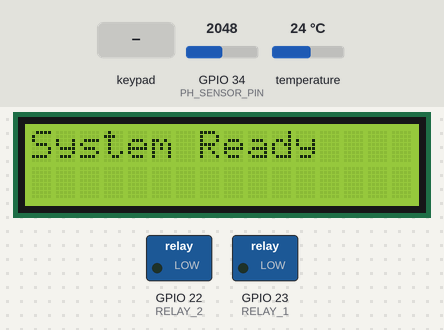
This sketch was run on a simulated ESP32. Shown: 16×2 character LCD, switched loads named in the sketch (green lamp = pin HIGH). The test bench sets the inputs (shaded band); at power-on: GPIO 34 (PH_SENSOR_PIN) = 2048, temperature 24 °C. Pins used as bus, display or sensor lines are not drawn; what the sketch prints to the serial monitor is not drawn.

Above: at 0.1 s.
2.3 s: key 'A' pressed
At 3.9 s:
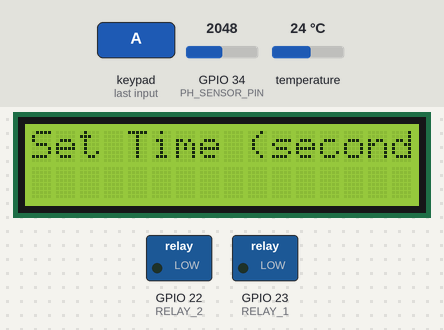
4.3 s: keypad keys 1 9 1 8 5 1 7 # pressed 0.4 s apart
At 8.6 s:
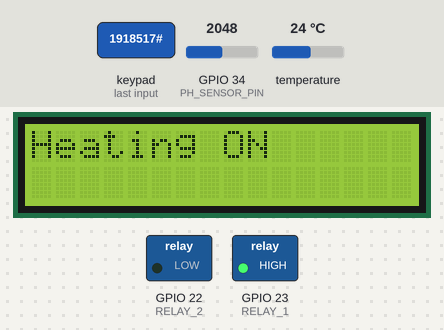
9.0 s: key 'C' pressed
At 10.1 s:
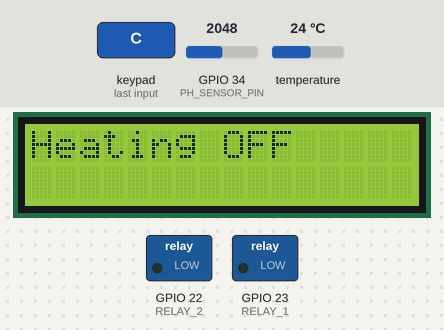
10.5 s: keypad keys 1 9 1 8 5 1 7 D pressed 0.4 s apart
At 15.2 s:
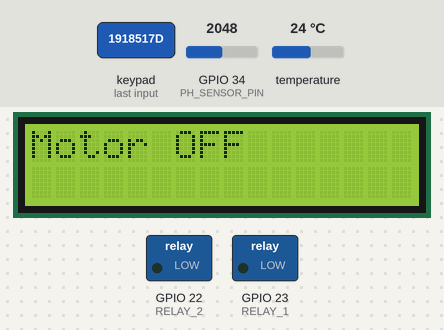
15.5 s: key 'B' pressed
At 17.0 s:
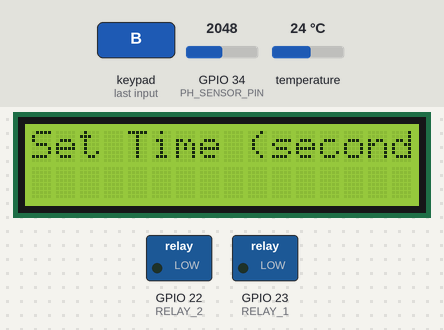
17.4 s: keypad keys 1 6 4 0 2 # pressed 0.4 s apart
At 20.3 s:
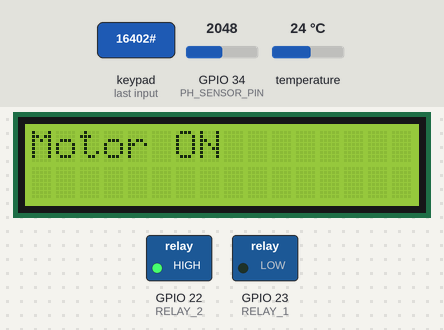
Timing chart, 0 to 21.8 s (numbered marks = the images above; inputs shaded):
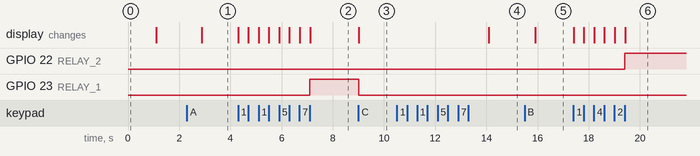

The sketch:

Main.ino
```cpp
#include <Wire.h>
#include <LiquidCrystal_I2C.h>
#include <Keypad.h>
#include <OneWire.h>
#include <DallasTemperature.h>

// I2C declaration
LiquidCrystal_I2C lcd(0x27, 16, 2);  // I2C address 0x27, 16 columns, 2 rows

// Pin assignments
#define RELAY_1 23  // Heating element relay
#define RELAY_2 22  // Motor relay
#define DS18B20_PIN 21
#define PH_SENSOR_PIN 34  // Analog input for pH sensor

// Potentiometer and PWM pins
#define POT_PIN 34  // Potentiometer connected to GPIO34 (Analog input)
#define PWM_PIN 18  // PWM output on GPIO18 (change to your desired PWM pin)

// Relay states
bool heatingOn = false;
bool motorOn = false;

// DS18B20 Temperature Sensor
OneWire oneWire(DS18B20_PIN);
DallasTemperature sensors(&oneWire);
float temperature = 0.0;

// Keypad Setup
const byte ROW_NUM = 4;
const byte COLUMN_NUM = 4;
byte pin_rows[ROW_NUM] = {19, 18, 5, 17};
byte pin_column[COLUMN_NUM] = {16, 4, 0, 2};
char keys[ROW_NUM][COLUMN_NUM] = {
  {'1', '2', '3', 'A'},
  {'4', '5', '6', 'B'},
  {'7', '8', '9', 'C'},
  {'*', '0', '#', 'D'}
};
Keypad keypad = Keypad(makeKeymap(keys), pin_rows, pin_column, ROW_NUM, COLUMN_NUM);

// Variables for timing
unsigned long heatingStartTime = 0;
unsigned long motorStartTime = 0;
unsigned long heatingDuration = 0;
unsigned long motorDuration = 0;
bool heatingTimerSet = false;
bool motorTimerSet = false;

const unsigned long eventTime_1_Heat = 1000;
const unsigned long eventTime_2_pH = 1000;
const unsigned long eventTime_3_pot = 100;

unsigned long previousTime_1 = 0;
unsigned long previousTime_2 = 0;
unsigned long previousTime_3 = 0;

// PWM setup
int potValue = 0;      // Variable to store the potentiometer reading (0 to 4095)
int dutyCycle = 0;     // Duty cycle (0 to 100)

void setup() {
  // Initialize serial communication
  Serial.begin(115200);

  // Initialize temperature sensor
  sensors.begin();

  // Initialize relay pins
  pinMode(RELAY_1, OUTPUT);
  pinMode(RELAY_2, OUTPUT);
  digitalWrite(RELAY_1, LOW);  // Ensure relays are off at the start
  digitalWrite(RELAY_2, LOW);

  // Initialize I2C LCD (0x27, 16x2)
  lcd.init();
  lcd.backlight();
  lcd.clear();
  lcd.setCursor(0, 0);
  lcd.print("System Ready");
  delay(1000);
  lcd.clear();

  // PWM setup for ESP32
  ledcSetup(0, 50000, 8);  // PWM channel 0, frequency 50kHz, resolution 8-bit
  ledcAttachPin(PWM_PIN, 0);  // Attach PWM to GPIO18
}

void loop() {
  // Millis
  unsigned long currentTime = millis();

  // Check keypad for input
  char key = keypad.getKey();

  if (key) {
    handleKeyPress(key);
  }

  // Handle automatic shutoff of the heating element
  if (heatingOn && heatingTimerSet) {
    if (millis() - heatingStartTime >= heatingDuration) {
      heatingOn = false;
      digitalWrite(RELAY_1, LOW);  // Turn off heating element
      heatingTimerSet = false;
    }
  }

  // Handle automatic shutoff of the motor
  if (motorOn && motorTimerSet) {
    if (millis() - motorStartTime >= motorDuration) {
      motorOn = false;
      digitalWrite(RELAY_2, LOW);  // Turn off motor
      motorTimerSet = false;
    }
  }

  // Update temperature sensor
  if( currentTime - previousTime_1 >= eventTime_1_Heat ){
    sensors.requestTemperatures();
    temperature = sensors.getTempCByIndex(0);

    Serial.print("Temperature: ");
    Serial.print(temperature);
    Serial.println(" C");

    previousTime_1 = currentTime;
  }

  // Turn off heating element if temperature exceeds threshold
  if (temperature > 30.0) {
    heatingOn = false;
    digitalWrite(RELAY_1, LOW);  // Turn off heating element relay
    heatingTimerSet = false;  // Cancel the timer
  }

  // Read pH sensor value and output via Serial
  if( currentTime - previousTime_2 >= eventTime_2_pH ){
    int phValue = analogRead(PH_SENSOR_PIN);
    float pH = (phValue / 4095.0) * 14.0;  // Convert to pH scale (0-14)

    Serial.print("pH Value: ");
    Serial.println(pH);

    previousTime_2 = currentTime;
  }

 // Potentiometer PWM update
 if( currentTime - previousTime_3 >= eventTime_3_pot ){
    // Read the potentiometer value (0 to 4095)
    potValue = analogRead(POT_PIN);

    // Map the potentiometer value to duty cycle (0 to 100%)
    dutyCycle = map(potValue, 0, 4095, 0, 100);

    // Set the PWM duty cycle based on the potentiometer input
    ledcWrite(0, (dutyCycle * 255) / 100);  // Scale the duty cycle to match 8-bit resolution (0-255)

    previousTime_3 = currentTime;
 }
}

void handleKeyPress(char key) {
  switch (key) {
    case 'A':
      heatingOn = !heatingOn;
      if (heatingOn) {
        heatingStartTime = millis();
        heatingDuration = setTimer();  // Get timer duration from the keypad
        heatingTimerSet = heatingDuration > 0;  // Set the timer only if a duration was entered
        digitalWrite(RELAY_1, HIGH);  // Turn on heating element
        lcd.clear();
        lcd.setCursor(0, 0);
        lcd.print("Heating ON");
      } else {
        digitalWrite(RELAY_1, LOW);  // Turn off heating element
        heatingTimerSet = false;  // Cancel the timer if manually turned off
        lcd.clear();
        lcd.setCursor(0, 0);
        lcd.print("Heating OFF");
      }
      break;

    case 'B':
      motorOn = !motorOn;
      if (motorOn) {
        motorStartTime = millis();
        motorDuration = setTimer();  // Get timer duration from the keypad
        motorTimerSet = motorDuration > 0;  // Set the timer only if a duration was entered
        digitalWrite(RELAY_2, HIGH);  // Turn on motor
        lcd.clear();
        lcd.setCursor(0, 0);
        lcd.print("Motor ON");
      } else {
        digitalWrite(RELAY_2, LOW);  // Turn off motor
        motorTimerSet = false;  // Cancel the timer if manually turned off
        lcd.clear();
        lcd.setCursor(0, 0);
        lcd.print("Motor OFF");
      }
      break;

    case 'C':
      heatingOn = false;
      digitalWrite(RELAY_1, LOW);  // Turn off heating element
      heatingTimerSet = false;  // Cancel the timer
      lcd.clear();
      lcd.setCursor(0, 0);
      lcd.print("Heating OFF");
      break;

    case 'D':
      motorOn = false;
      digitalWrite(RELAY_2, LOW);  // Turn off motor
      motorTimerSet = false;  // Cancel the timer
      lcd.clear();
      lcd.setCursor(0, 0);
      lcd.print("Motor OFF");
      break;

    default:
      // Handle invalid key press
      break;
  }
}

// Function to set timer using the keypad (returns duration in milliseconds)
unsigned long setTimer() {
  String input = "";
  char key;

  lcd.clear();
  lcd.setCursor(0, 0);
  lcd.print("Set Time (seconds):");
  lcd.setCursor(0, 1);

  // Collect numerical input from the keypad
  while (true) {
    key = keypad.getKey();
    if (key && key >= '0' && key <= '9') {
      input += key;
      lcd.print(key);  // Display the number on the LCD as it is typed
    }

    // User presses '#' to confirm the input
    if (key == '#') {
      break;
    }
  }

  // Convert the input string to a number (duration in seconds)
  unsigned long seconds = input.toInt();

  // Return the duration in milliseconds
  return seconds * 1000;
}
```

Measured:
- after the input at 2.3 s, the display: changes after 0.58 s (image 1)
- after the input at 4.3 s, GPIO 23 (RELAY_1): LOW → HIGH after 2.8 s; the display: first changes at once (image 2 shows a later state)
- after the input at 9.0 s, GPIO 23 (RELAY_1): HIGH → LOW at once; the display: changes at once (image 3)
- after the input at 10.5 s, the display: changes after 3.6 s (image 4)
- after the input at 15.5 s, the display: changes after 0.40 s (image 5)
- after the input at 17.4 s, GPIO 22 (RELAY_2): LOW → HIGH after 2.0 s; the display: first changes at once (image 6 shows a later state)
